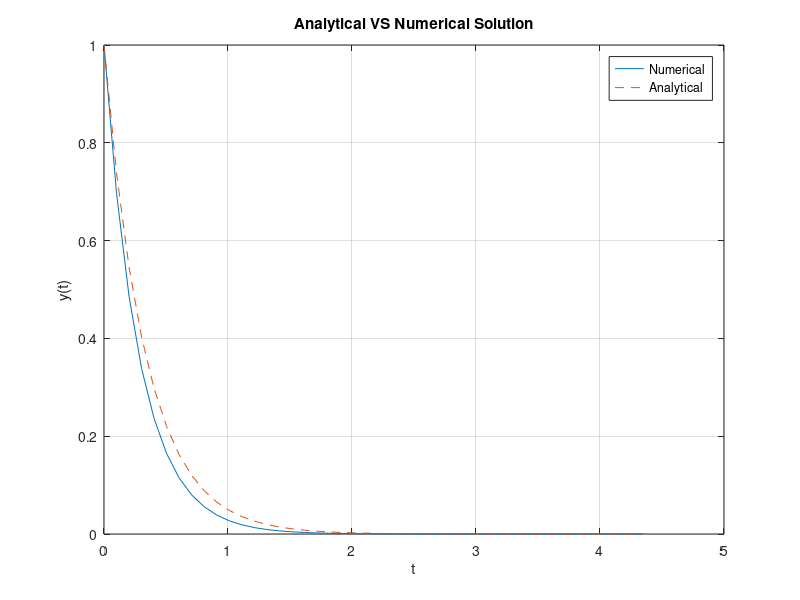

Source code (MATLAB):
clc;clear;close all

% Author : vasilisk075

%==========================================================================
% Define Function
f =@(x) -3*x;

% Define Initial and Final time
tInit=0;
tLast=10;

% Define number of points
N=1e2;

% Set Initial Conditions
y(1)=1;
t(1)=tInit;

% Set tolerance
tol=1e-6;
%==========================================================================

dt=(tLast-tInit)/(N-1); % Calculate dt
i=1;                    % Initialize iter
succes=0;               % Initialize succes variable

% Loop over time
while succes==0
    
    t(i+1) = t(i) + dt;             % Calculate next time
    y(i+1) = y(i) + f( y(i) )*dt;   % Update solution
    
    % Calculate differce between 2 time steps
    error=abs(( y(i+1) - y(i) )/dt); 
    
    % If difference is small enough or max time is reached stop
    if (error<tol) || (t(i+1)>=tLast)
        succes=1;
        break
    end
    
    % Update counter
    i=i+1;
end

% Plot numerical solution
plot(t,y)

% Create analytical solution
g=@(x) exp(-3*x);
z=g(t);

% Plot analytical solution on the same graph
hold on
plot(t,z,'--')

% Set axis, title and legend
xlabel('t');ylabel('y(t)');
title('Analytical VS Numerical Solution')
grid
legend('Numerical','Analytical')
